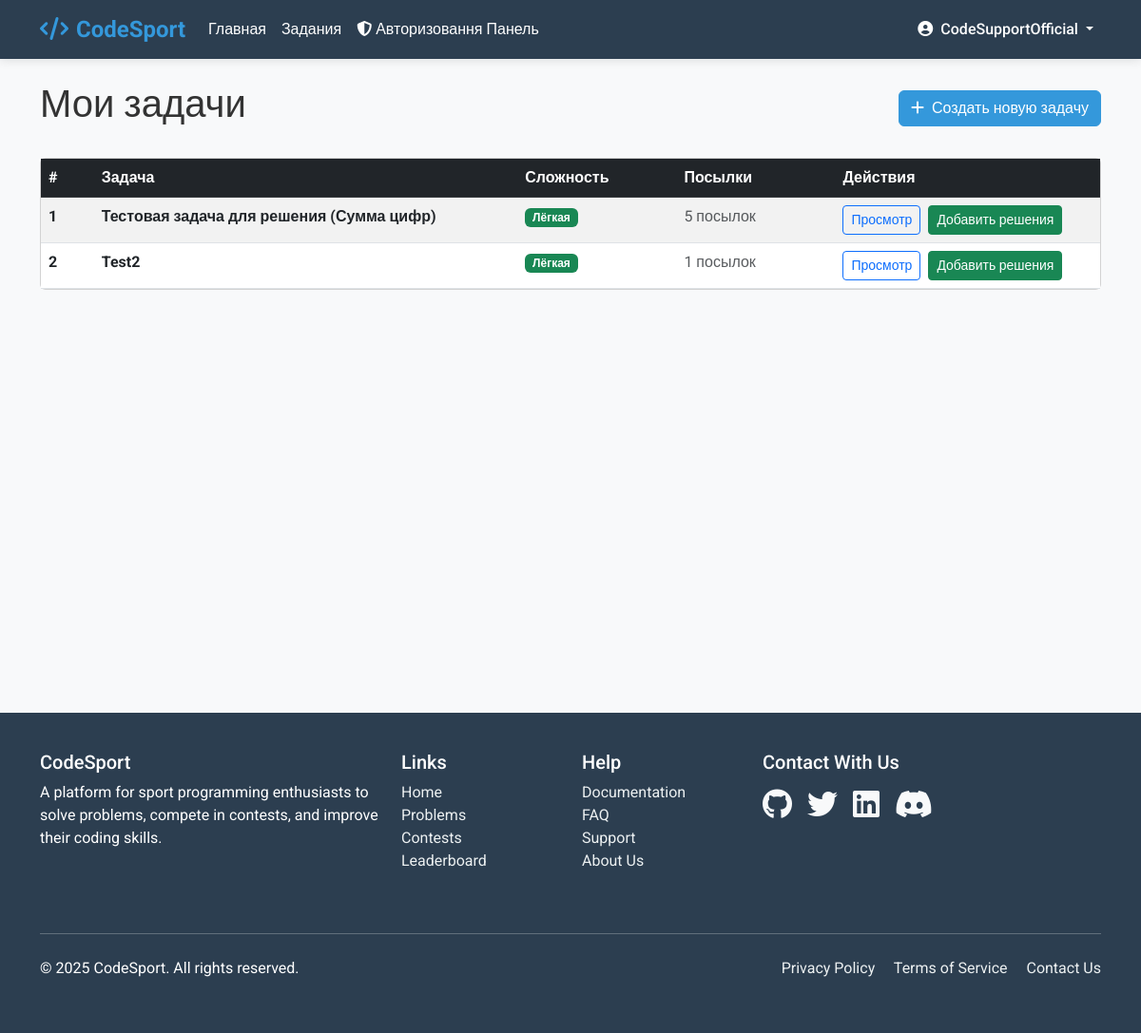
The app's page /problems/my-problems/ (signed in) with its own data.
### LearnApp/models.py (models this page shows, shortened)
class Problem(models.Model):
    DIFFICULTY_CHOICES = [
        ('easy', 'Easy'),
        ('medium', 'Medium'),
        ('hard', 'Hard'),
    ]
    title = models.CharField(max_length=200)
    description = models.TextField()
    author = models.ForeignKey(User, on_delete=models.CASCADE)
    created_at = models.DateTimeField(auto_now_add=True)
    difficulty = models.CharField(max_length=10, choices=DIFFICULTY_CHOICES)
    time_limit = models.IntegerField(default=1, help_text="Time limit in seconds")
    memory_limit = models.IntegerField(default=256, help_text="Memory limit in MB")
    template_code = models.TextField(blank=True, help_text="Initial code template for users")

### LearnApp/views.py (the view)
# urls.py: path('problems/my-problems/', views.user_problems, name='user_problems'),
@login_required
def user_problems(request):
    user_problems = Problem.objects.filter(author=request.user).order_by('-created_at')
    return render(request, 'main/user_problems.html', {'problems': user_problems})

### templates/main/user_problems.html (shortened to what this page needs)
{% extends 'base.html' %}
{% block content %}
<div class="container py-4">
    <div class="d-flex justify-content-between align-items-center mb-4">
        <h1>Мои задачи</h1>
        <a href="{% url 'create_problem' %}" class="btn btn-primary">
            <i class="fas fa-plus me-2"></i>Создать новую задачу
        </a>
    </div>
    {% if problems %}
    <div class="card">
        <div class="card-body p-0">
            <div class="table-responsive">
                <table class="table table-hover table-striped mb-0">
                    <thead class="table-dark">
                        <tr>
                            <th scope="col" style="width: 5%;">#</th>
                            <th scope="col" style="width: 40%;">Задача</th>
                            <th scope="col" style="width: 15%;">Сложность</th>
                            <th scope="col" style="width: 15%;">Посылки</th>
                            <th scope="col" style="width: 25%;">Действия</th>
                        </tr>
                    </thead>
                    <tbody>
                        {% for problem in problems %}
                        <tr>
                            <th scope="row">{{ forloop.counter }}</th>
                            <td>
                                <a href="{% url 'problem_detail' problem.id %}" class="text-decoration-none text-dark fw-bold">
                                    {{ problem.title }}
                                </a>
                            </td>
                            <td>
                                {% if problem.difficulty == 'easy' %}
                                <span class="badge bg-success">Лёгкая</span>
                                {% elif problem.difficulty == 'medium' %}
                                <span class="badge bg-warning">Средняя</span>
                                {% else %}
                                <span class="badge bg-danger">Сложная</span>
                                {% endif %}
                            </td>
                            <td>
                                <span class="text-muted">{{ problem.submission_set.count }} посылок</span>
                            </td>
                            <td>
                                <a href="{% url 'problem_detail' problem.id %}" class="btn btn-sm btn-outline-primary me-1">Просмотр</a>
                                <a href="{% url 'add_solutions' problem.id %}" class="btn btn-sm btn-success">Добавить решения</a>
                            </td>
                        </tr>
                        {% endfor %}
                    </tbody>
                </table>
            </div>
        </div>
    </div>
    {% endif %}
</div>
{% endblock %}

### templates/base.html (shortened to what this page needs)
<!DOCTYPE html>
<html lang="en">
<head>
    <link href="https://cdn.jsdelivr.net/npm/bootstrap@5.3.0/dist/css/bootstrap.min.css" rel="stylesheet">
    <link rel="stylesheet" href="https://cdnjs.cloudflare.com/ajax/libs/font-awesome/6.4.0/css/all.min.css">
</head>
<body>
    <nav class="navbar navbar-expand-lg navbar-dark sticky-top">
        <div class="container">
            <a class="navbar-brand" href="{% url 'home' %}">
                <i class="fas fa-code me-2"></i>CodeSport
            </a>
            <div class="collapse navbar-collapse" id="navbarNav">
                <ul class="navbar-nav me-auto">
                    <li class="nav-item">
                        <a class="nav-link" href="{% url 'home' %}">Главная</a>
                    </li>
                    <li class="nav-item">
                        <a class="nav-link" href="{% url 'problems' %}">Задания</a>
                    </li>
                    {% if user.username == 'CodeSupportOfficial' %}
                        <li class="nav-item">
                            <a class="nav-link" href="{% url 'admin_panel' %}">
                                <i class="fas fa-shield-alt me-1"></i>Авторизовання Панель
                            </a>
                        </li>
                    {% endif %}
                </ul>
                <ul class="navbar-nav">
                    {% if user.is_authenticated %}
                    <li class="nav-item dropdown">
                        <a class="nav-link dropdown-toggle" href="#" id="navbarDropdown" role="button" data-bs-toggle="dropdown">
                            <i class="fas fa-user-circle me-1"></i> {{ user.username }}
                        </a>
                    </li>
                    {% endif %}
                </ul>
            </div>
        </div>
    </nav>
    <main class="content-wrapper">
    {% block content %}
    {% endblock %}
    </main>
    <footer class="footer mt-5">
        <div class="container">
            <div class="row">
                <div class="col-md-4 mb-4">
                    <h5>CodeSport</h5>
                    <p>A platform for sport programming enthusiasts to solve problems, compete in contests, and improve their coding skills.</p>
                </div>
                <div class="col-md-2 mb-4">
                    <h5>Links</h5>
                    <ul class="list-unstyled">
                        <li><a href="{% url 'home' %}">Home</a></li>
                        <li><a href="{% url 'problems' %}">Problems</a></li>
                        <li><a href="{% url 'contests' %}">Contests</a></li>
                        <li><a href="{% url 'leaderboard' %}">Leaderboard</a></li>
                    </ul>
                </div>
                <div class="col-md-2 mb-4">
                    <h5>Help</h5>
                    <ul class="list-unstyled">
                        <li><a href="#">Documentation</a></li>
                        <li><a href="#">FAQ</a></li>
                        <li><a href="#">Support</a></li>
                        <li><a href="{% url 'about' %}">About Us</a></li>
                    </ul>
                </div>
                <div class="col-md-4 mb-4">
                    <h5>Contact With Us</h5>
                    <div class="d-flex mt-3">
                        <a href="https://github.com/artemlolnnn" class="me-3 text-light"><i class="fab fa-github fa-2x"></i></a>
                        <a href="#" class="me-3 text-light"><i class="fab fa-twitter fa-2x"></i></a>
                        <a href="#" class="me-3 text-light"><i class="fab fa-linkedin fa-2x"></i></a>
                        <a href="https://discord.com/channels/@me/1177245625406992415" class="me-3 text-light"><i class="fab fa-discord fa-2x"></i></a>
                    </div>
                </div>
            </div>
            <hr class="my-4 bg-light">
            <div class="row">
                <div class="col-md-6">
                    <p>&copy; 2025 CodeSport. All rights reserved.</p>
                </div>
                <div class="col-md-6 text-md-end">
                    <a href="#" class="me-3">Privacy Policy</a>
                    <a href="#" class="me-3">Terms of Service</a>
                    <a href="#">Contact Us</a>
                </div>
            </div>
        </div>
    </footer>
</body>
</html>

### templates/base.html (style rules this page uses)
:root { --primary: #3498db; --secondary: #2c3e50; --accent: #e74c3c; --light: #ecf0f1; --dark: #2c3e50; --success: #2ecc71; --warning: #f39c12; }
body { font-family: 'Roboto', sans-serif; background-color: #f8f9fa; color: #333; }
.navbar { background-color: var(--secondary); box-shadow: 0 2px 10px rgba(0, 0, 0, 0.1); }
.navbar-brand { font-weight: 700; color: var(--primary) !important; font-size: 1.5rem; }
.nav-link { color: white !important; font-weight: 500; transition: color 0.3s; }
.btn-primary { background-color: var(--primary); border-color: var(--primary); }
.footer { background-color: var(--secondary); color: white; padding: 40px 0; }
.footer a { color: var(--light); text-decoration: none; transition: color 0.3s; }
.content-wrapper { min-height: calc(100vh - 160px); }

### records on screen
Problem: title "Тестовая задача для решения (Сумма цифр)", difficulty "Лёгкая", submission_set.count "5"
Problem: title "Test2", difficulty "Лёгкая", submission_set.count "1"

### other values on screen
{{ user.username }} "CodeSupportOfficial"
